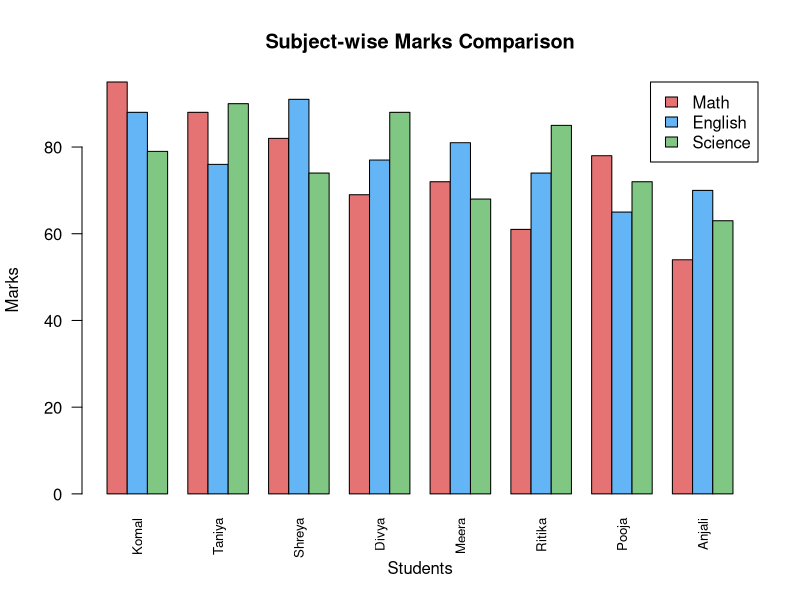

R code for this plot:
# ============================================================
#  BCA 4th Semester | R Programming Assignment
#  Student  : Piyush Sharma
#  Status Debbared 
#  Roll No  : BCA/4/SET4/07
#  Deadline : 10 April 2026
# ============================================================

# ── Q1 [Unit 1] Temperature Converter ───────────────────────
cat("===== Q1: Temperature Conversion =====\n")

celsius_to_fahrenheit <- function(c) (c * 9/5) + 32
celsius_to_kelvin     <- function(c) c + 273.15
fahrenheit_to_celsius <- function(f) (f - 32) * 5/9

# Table of common temperatures
cat(sprintf("%-25s %10s %12s %12s\n",
            "Description", "Celsius", "Fahrenheit", "Kelvin"))
cat(strrep("-", 60), "\n")

temps <- list(
  list("Absolute Zero",         -273.15),
  list("Water Freezes",           0.00),
  list("Human Body",             37.00),
  list("Water Boils",           100.00),
  list("Dehradun Summer (avg)",  35.00),
  list("Dehradun Winter (avg)",   8.00)
)
for (t in temps) {
  c  <- t[[2]]
  cat(sprintf("%-25s %10.2f %12.2f %12.2f\n",
              t[[1]], c,
              celsius_to_fahrenheit(c),
              celsius_to_kelvin(c)))
}

# User input simulation
user_c <- 28.5
cat(sprintf("\nYou entered: %.1f°C\n", user_c))
cat(sprintf("Fahrenheit  : %.2f°F\n",  celsius_to_fahrenheit(user_c)))
cat(sprintf("Kelvin      : %.2f K\n\n", celsius_to_kelvin(user_c)))


# ── Q2 [Unit 1] Character Vector Operations ─────────────────
cat("===== Q2: Days of the Week — Vector Operations =====\n")

days <- c("Monday","Tuesday","Wednesday","Thursday",
          "Friday","Saturday","Sunday")

cat(sprintf("Days          : %s\n",       paste(days, collapse = ", ")))
cat(sprintf("Total elements: %d\n",       length(days)))
cat(sprintf("3rd to 5th    : %s\n",       paste(days[3:5], collapse = ", ")))
cat(sprintf("Uppercase     : %s\n",       paste(toupper(days), collapse = ", ")))
cat(sprintf("Reversed      : %s\n",       paste(rev(days), collapse = ", ")))
cat(sprintf("Weekdays only : %s\n",       paste(days[1:5], collapse = ", ")))
cat(sprintf("Weekend       : %s\n",       paste(days[6:7], collapse = ", ")))
cat(sprintf("Contains 'day': %s\n",
            paste(days[grepl("day", days, ignore.case = TRUE)],
                  collapse = ", ")))
cat(sprintf("Sorted alpha  : %s\n\n",
            paste(sort(days), collapse = ", ")))


# ── Q3 [Unit 2] Student Marks — Full Report Card ────────────
cat("===== Q3: Student Report Card Generator =====\n")

students <- data.frame(
  Name    = c("Taniya","Meera","Komal","Ritika","Pooja",
              "Anjali","Shreya","Divya"),
  Math    = c(88, 72, 95, 61, 78, 54, 82, 69),
  English = c(76, 81, 88, 74, 65, 70, 91, 77),
  Science = c(90, 68, 79, 85, 72, 63, 74, 88),
  stringsAsFactors = FALSE
)

students$Total      <- rowSums(students[, 2:4])
students$Percentage <- round(students$Total / 300 * 100, 2)
students$Grade      <- sapply(students$Percentage, function(p) {
  if      (p >= 90) "A+"
  else if (p >= 75) "A"
  else if (p >= 60) "B"
  else if (p >= 45) "C"
  else              "Fail"
})
students$Status     <- ifelse(students$Percentage >= 40, "PASS", "FAIL")
students            <- students[order(-students$Total), ]
students$Rank       <- seq_len(nrow(students))

cat("Report Card:\n")
print(students[, c("Rank","Name","Math","English","Science",
                   "Total","Percentage","Grade","Status")])

topper <- students[1, ]
cat(sprintf("\nClass Topper : %s — %.1f%% (%s)\n",
            topper$Name, topper$Percentage, topper$Grade))
cat(sprintf("Class Average: %.2f%%\n",  mean(students$Percentage)))
cat(sprintf("Pass Rate    : %d/%d\n\n",
            sum(students$Status == "PASS"), nrow(students)))

# Grouped bar chart
bar_data <- t(as.matrix(students[, c("Math","English","Science")]))
colnames(bar_data) <- students$Name
barplot(bar_data,
        beside  = TRUE,
        col     = c("#E57373","#64B5F6","#81C784"),
        main    = "Subject-wise Marks Comparison",
        xlab    = "Students",
        ylab    = "Marks",
        las     = 2,
        cex.names = 0.8,
        legend.text = c("Math","English","Science"),
        args.legend = list(x = "topright"))


# ── Q4 [Unit 3] BMI Calculator Function ─────────────────────
cat("===== Q4: BMI Calculator =====\n")

bmi_calculator <- function(weight_kg, height_m) {
  if (!is.numeric(weight_kg) || !is.numeric(height_m))
    stop("Weight and height must be numeric.")
  if (weight_kg <= 0 || height_m <= 0)
    stop("Weight and height must be positive.")
  if (height_m > 3)
    stop("Height seems to be in cm — please enter in metres.")

  bmi <- weight_kg / (height_m ^ 2)

  category <- if      (bmi < 18.5)              "Underweight"
               else if (bmi < 25.0)              "Normal weight"
               else if (bmi < 30.0)              "Overweight"
               else if (bmi < 35.0)              "Obese (Class I)"
               else if (bmi < 40.0)              "Obese (Class II)"
               else                               "Obese (Class III)"

  recommendation <- switch(category,
    "Underweight"      = "Increase caloric intake; consult a nutritionist.",
    "Normal weight"    = "Maintain your healthy lifestyle!",
    "Overweight"       = "Consider regular exercise and a balanced diet.",
    "Obese (Class I)"  = "Seek medical advice; start a structured diet plan.",
    "Obese (Class II)" = "Medical consultation strongly recommended.",
    "Obese (Class III)"= "Immediate medical attention advised."
  )

  list(bmi = round(bmi, 2), category = category,
       recommendation = recommendation)
}

test_cases <- list(
  list("Taniya",   55,  1.62),
  list("Person B", 80,  1.75),
  list("Person C", 45,  1.70),
  list("Person D", 100, 1.68),
  list("Person E", 72,  1.80)
)

cat(sprintf("%-12s %6s %6s %6s %-20s\n",
            "Name","Weight","Height","BMI","Category"))
cat(strrep("-", 60), "\n")
for (tc in test_cases) {
  result <- bmi_calculator(tc[[2]], tc[[3]])
  cat(sprintf("%-12s %6.1f %6.2f %6.2f %-20s\n",
              tc[[1]], tc[[2]], tc[[3]],
              result$bmi, result$category))
}
cat("\nRecommendations:\n")
for (tc in test_cases) {
  result <- bmi_calculator(tc[[2]], tc[[3]])
  cat(sprintf("  %-12s: %s\n", tc[[1]], result$recommendation))
}
